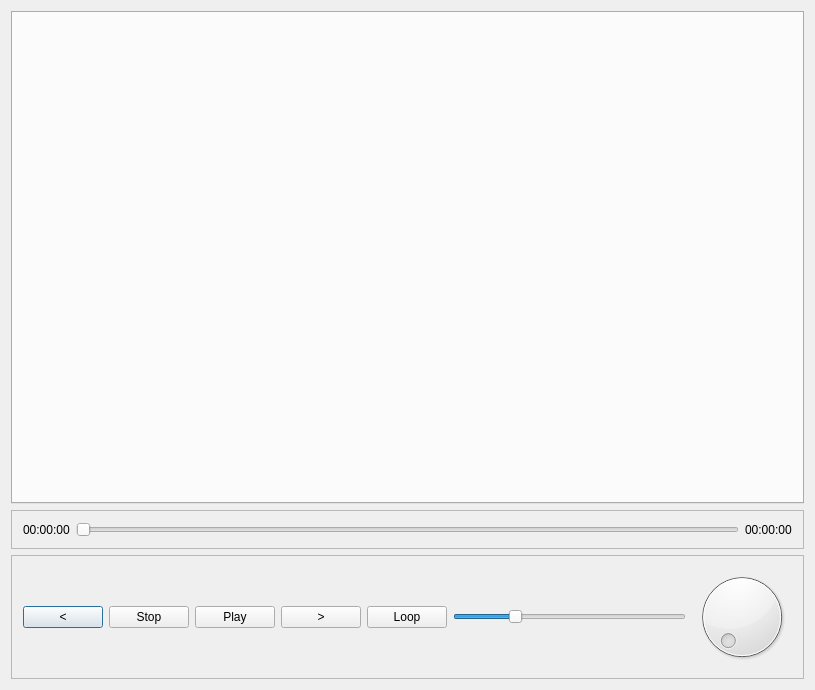
<?xml version="1.0" encoding="UTF-8"?>
<ui version="4.0">
 <class>SimultaneousMediaPlayerClass</class>
 <widget class="QDialog" name="SimultaneousMediaPlayerClass">
  <property name="geometry">
   <rect>
    <x>0</x>
    <y>0</y>
    <width>815</width>
    <height>690</height>
   </rect>
  </property>
  <property name="windowTitle">
   <string>SimultaneousMediaPlayer</string>
  </property>
  <layout class="QGridLayout" name="gridLayout">
   <item row="1" column="0">
    <widget class="QFrame" name="frame">
     <property name="frameShape">
      <enum>QFrame::Shape::StyledPanel</enum>
     </property>
     <property name="frameShadow">
      <enum>QFrame::Shadow::Raised</enum>
     </property>
     <layout class="QHBoxLayout" name="horizontalLayout_2">
      <item>
       <widget class="QLabel" name="labelElapsed">
        <property name="text">
         <string>00:00:00</string>
        </property>
       </widget>
      </item>
      <item>
       <widget class="QSlider" name="sliderSeek">
        <property name="orientation">
         <enum>Qt::Orientation::Horizontal</enum>
        </property>
       </widget>
      </item>
      <item>
       <widget class="QLabel" name="labelDuration">
        <property name="text">
         <string>00:00:00</string>
        </property>
       </widget>
      </item>
     </layout>
    </widget>
   </item>
   <item row="0" column="0">
    <widget class="QTabWidget" name="tabs"/>
   </item>
   <item row="2" column="0">
    <widget class="QFrame" name="frameControls">
     <property name="frameShape">
      <enum>QFrame::Shape::StyledPanel</enum>
     </property>
     <property name="frameShadow">
      <enum>QFrame::Shadow::Raised</enum>
     </property>
     <layout class="QHBoxLayout" name="horizontalLayout">
      <item>
       <widget class="QPushButton" name="buttonReverse">
        <property name="text">
         <string>&lt;</string>
        </property>
       </widget>
      </item>
      <item>
       <widget class="QPushButton" name="buttonStop">
        <property name="text">
         <string>Stop</string>
        </property>
       </widget>
      </item>
      <item>
       <widget class="QPushButton" name="buttonPlay">
        <property name="text">
         <string>Play</string>
        </property>
       </widget>
      </item>
      <item>
       <widget class="QPushButton" name="buttonSkip">
        <property name="text">
         <string>&gt;</string>
        </property>
       </widget>
      </item>
      <item>
       <widget class="QPushButton" name="buttonLoop">
        <property name="text">
         <string>Loop</string>
        </property>
       </widget>
      </item>
      <item>
       <widget class="QSlider" name="sliderVolume">
        <property name="maximum">
         <number>100</number>
        </property>
        <property name="value">
         <number>25</number>
        </property>
        <property name="orientation">
         <enum>Qt::Orientation::Horizontal</enum>
        </property>
       </widget>
      </item>
      <item>
       <widget class="QDial" name="dialSpeed">
        <property name="maximum">
         <number>50</number>
        </property>
        <property name="wrapping">
         <bool>false</bool>
        </property>
        <property name="notchesVisible">
         <bool>false</bool>
        </property>
       </widget>
      </item>
     </layout>
    </widget>
   </item>
  </layout>
 </widget>
 <layoutdefault spacing="6" margin="11"/>
 <resources/>
 <connections/>
</ui>
